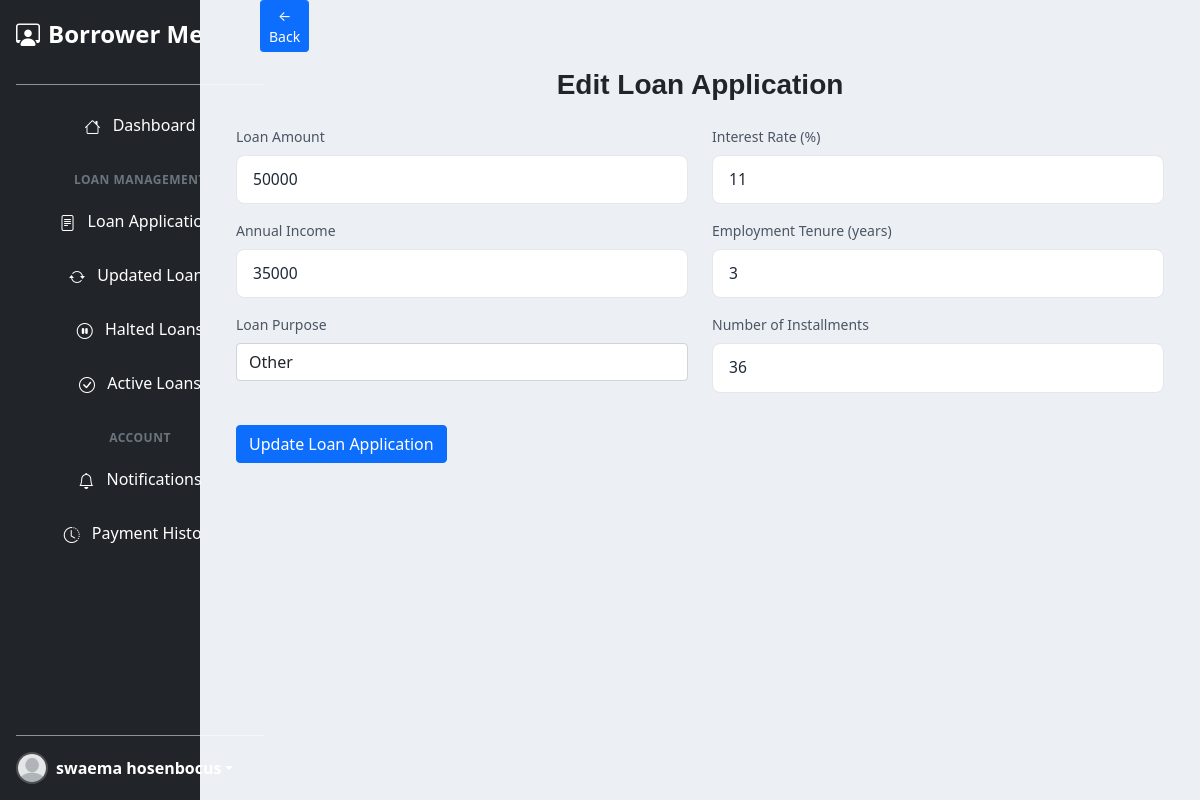
The app's page /Borrower/LoanAppEdit.php?edit=46 (signed in) with its own data.
### tables this page shows
CREATE TABLE `loans` (
  `id` int(11) NOT NULL,
  `user_id` int(11) DEFAULT NULL,
  `noOfInstallments` int(11) DEFAULT NULL,
  `interstRate` int(11) DEFAULT NULL,
  `grade` text DEFAULT NULL,
  `AnnualIncome` int(11) NOT NULL,
  `loanAmount` int(11) NOT NULL,
  `loanPurpose` text NOT NULL,
  `employeementTenure` int(11) NOT NULL,
  `Accepted_Date` date DEFAULT NULL,
  `status` text NOT NULL,
  `requested_at` datetime DEFAULT current_timestamp(),
  `InstallmentAmount` decimal(11,2) DEFAULT NULL,
  `TotalLoan` int(11) NOT NULL
);

### Borrower/LoanAppEdit.php (the view, shortened to what this page needs)
<?php
require_once '../Classes/Loan.php';
$id = isset($_GET['edit']) ? (int)$_GET['edit'] : -1;
try {
    $db = Database::getConnection();
    $sql = "SELECT * FROM loans WHERE id = ? AND user_id = ? LIMIT 1";
    $stmt = $db->prepare($sql);
    $userId = $_SESSION['user_id'];
    $stmt->bind_param("ii", $id, $userId);
    $stmt->execute();
    $result = $stmt->get_result();
    $loan = $result->fetch_assoc();
} catch (Exception $e) {
    $error = $e->getMessage();
}
include_once('Layout/head.php');
include_once('Layout/sidebar.php');
?>
<div class="col-md-10 pb-5" style="background-color: #ECF0F4;">
    <div class="row">
        <div class="col-1">
            <a href="LoanApplications.php" class="btn btn-primary btn-sm ms-5">&larr; Back</a>
        </div>
    </div>
    <div class="title text-center">
        <h2 class="h3 fw-bold mt-3" style="font-family: sans-serif;">
            Edit Loan Application
        </h2>
    </div>
    <div class="container" id="loanForm">
        <div class="row justify-content-center">
            <div class="col-md-12">
                <form action="" method="post" class="needs-validation" novalidate>
                    <div class="row mt-3">
                        <div class="col-md-6 mb-3">
                            <label for="loanAmount" class="form-label">Loan Amount</label>
                            <input type="number"
                                   class="form-control"
                                   name="loanAmount"
                                   id="loanAmount"
                                   value="<?php echo htmlspecialchars($loan['loanAmount']); ?>"
                                   required>
                        </div>
                        <div class="col-md-6 mb-3">
                            <label for="interst" class="form-label">Interest Rate (%)</label>
                            <input type="number"
                                   class="form-control"
                                   name="interst"
                                   id="interst"
                                   min="0"
                                   step="0.01"
                                   value="<?php echo htmlspecialchars($loan['interstRate']); ?>"
                                   required>
                        </div>
                        <div class="col-md-6 mb-3">
                            <label for="annualIncome" class="form-label">Annual Income</label>
                            <input type="number"
                                   class="form-control"
                                   name="annualIncome"
                                   id="annualIncome"
                                   value="<?php echo htmlspecialchars($loan['AnnualIncome']); ?>"
                                   required>
                        </div>
                        <div class="col-md-6 mb-3">
                            <label for="employmentTenure" class="form-label">Employment Tenure (years)</label>
                            <input type="number"
                                   class="form-control"
                                   name="employmentTenure"
                                   id="employmentTenure"
                                   value="<?php echo htmlspecialchars($loan['employeementTenure']); ?>"
                                   required>
                        </div>
                        <div class="col-md-6 mb-3">
                            <label for="purpose" class="form-label">Loan Purpose</label>
                            <select class="form-control" id="purpose" name="purpose" required>
                                <?php
                                $purposes = [
                                    'credit_card' => 'Credit Card',
                                    'debt_consolidation' => 'Debt Consolidation',
                                    'home_improvement' => 'Home Improvement',
                                    'major_purchase' => 'Major Purchase',
                                    'medical' => 'Medical',
                                    'other' => 'Other'
                                ];
                                foreach ($purposes as $value => $label) {
                                    $selected = ($loan['loanPurpose'] == $value) ? 'selected' : '';
                                    echo "<option value=\"" . htmlspecialchars($value) . "\" $selected>" . htmlspecialchars($label) . "</option>";
                                }
                                ?>
                            </select>
                        </div>
                        <div class="col-md-6 mb-3">
                            <label for="installments" class="form-label">Number of Installments</label>
                            <input type="number"
                                   class="form-control"
                                   name="installments"
                                   id="installments"
                                   value="<?php echo htmlspecialchars($loan['noOfInstallments']); ?>"
                                   required>
                        </div>
                    </div>
                    <div class="row mt-3">
                        <div class="col-12">
                            <button type="submit" name="upLoanApp" class="btn btn-primary">
                                Update Loan Application
                            </button>
                        </div>
                    </div>
                </form>
            </div>
        </div>
    </div>
</div>
<?php include_once('Layout/footer.php'); ?>

### Assets/Styles/style.css (style rules this page uses)
* { margin: 0; padding: 0; box-sizing: border-box; }
html, body { width: 100%; height: 100%; margin: 0; padding: 0; overflow-x: hidden; background-color: #f1f9ff !important; color: #0d6efd; font-family: Arial, sans-serif; }
.form-label, .block.text-sm { color: #4b5563; display: block; font-size: 0.875rem; font-weight: 500; margin-bottom: 0.5rem; }
.form-control, input[type="text"], input[type="email"], input[type="password"], input[type="number"], select, textarea { background-color: #ffffff; border: 1.5px solid #e5e7eb; border-radius: 0.5rem; color: #1f2937; font-size: 0.975rem; line-height: 1.5; padding: 0.75rem 1rem; transition: all 0.2s ease; width: 100%; }

### Assets/Styles/sidebars.css (style rules this page uses)
body { min-height: 100vh; min-height: -webkit-fill-available; }
html { height: -webkit-fill-available; }

### records on screen
loans: loanAmount "50000", interst "11", annualIncome "35000", employmentTenure "3", installments "36"

### other values on screen
$_SESSION['user_name'] "swaema hosenbocus"
form field purpose "Other"
